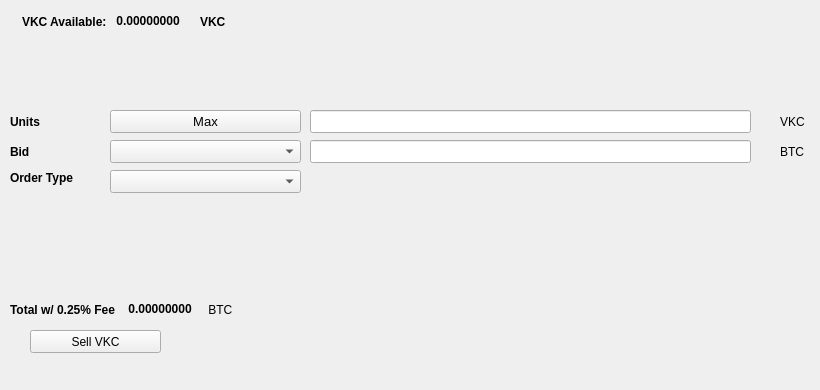
   <widget class="QWidget" name="SellTab">
    <attribute name="title">
     <string>Sell</string>
    </attribute>
    <widget class="QLabel" name="label_16">
     <property name="geometry">
      <rect>
       <x>780</x>
       <y>140</y>
       <width>31</width>
       <height>23</height>
      </rect>
     </property>
     <property name="text">
      <string>BTC</string>
     </property>
    </widget>
    <widget class="QComboBox" name="SellBidcomboBox">
     <property name="geometry">
      <rect>
       <x>110</x>
       <y>140</y>
       <width>191</width>
       <height>23</height>
      </rect>
     </property>
     <property name="font">
      <font>
       <pointsize>10</pointsize>
      </font>
     </property>
    </widget>
    <widget class="QLabel" name="label_18">
     <property name="geometry">
      <rect>
       <x>10</x>
       <y>110</y>
       <width>46</width>
       <height>23</height>
      </rect>
     </property>
     <property name="font">
      <font>
       <weight>75</weight>
       <bold>true</bold>
      </font>
     </property>
     <property name="text">
      <string>Units</string>
     </property>
    </widget>
    <widget class="QPushButton" name="Sell_Max_Amount">
     <property name="geometry">
      <rect>
       <x>110</x>
       <y>110</y>
       <width>191</width>
       <height>23</height>
      </rect>
     </property>
     <property name="font">
      <font>
       <pointsize>10</pointsize>
      </font>
     </property>
     <property name="text">
      <string>Max</string>
     </property>
    </widget>
    <widget class="QLabel" name="label_20">
     <property name="geometry">
      <rect>
       <x>10</x>
       <y>170</y>
       <width>91</width>
       <height>16</height>
      </rect>
     </property>
     <property name="font">
      <font>
       <weight>75</weight>
       <bold>true</bold>
      </font>
     </property>
     <property name="text">
      <string>Order Type</string>
     </property>
    </widget>
    <widget class="QComboBox" name="SellOrdertypeCombo">
     <property name="geometry">
      <rect>
       <x>110</x>
       <y>170</y>
       <width>191</width>
       <height>23</height>
      </rect>
     </property>
     <property name="font">
      <font>
       <pointsize>10</pointsize>
      </font>
     </property>
    </widget>
    <widget class="QLabel" name="label_21">
     <property name="geometry">
      <rect>
       <x>10</x>
       <y>140</y>
       <width>46</width>
       <height>23</height>
      </rect>
     </property>
     <property name="font">
      <font>
       <weight>75</weight>
       <bold>true</bold>
      </font>
     </property>
     <property name="text">
      <string>Bid</string>
     </property>
    </widget>
    <widget class="QLabel" name="label_22">
     <property name="geometry">
      <rect>
       <x>780</x>
       <y>110</y>
       <width>31</width>
       <height>23</height>
      </rect>
     </property>
     <property name="text">
      <string>VKC</string>
     </property>
    </widget>
    <widget class="QLineEdit" name="UnitsInputVKC">
     <property name="geometry">
      <rect>
       <x>310</x>
       <y>110</y>
       <width>441</width>
       <height>23</height>
      </rect>
     </property>
     <property name="font">
      <font>
       <pointsize>9</pointsize>
       <weight>75</weight>
       <bold>true</bold>
      </font>
     </property>
    </widget>
    <widget class="QLineEdit" name="SellBidPriceEdit">
     <property name="geometry">
      <rect>
       <x>310</x>
       <y>140</y>
       <width>441</width>
       <height>23</height>
      </rect>
     </property>
     <property name="font">
      <font>
       <pointsize>9</pointsize>
       <weight>75</weight>
       <bold>true</bold>
      </font>
     </property>
    </widget>
    <widget class="QPushButton" name="SellVKCBTN">
     <property name="geometry">
      <rect>
       <x>30</x>
       <y>330</y>
       <width>131</width>
       <height>23</height>
      </rect>
     </property>
     <property name="text">
      <string>Sell VKC</string>
     </property>
     <property name="icon">
      <iconset resource="../vkc">
       <normaloff>:/icons/bitcoin</normaloff>:/icons/bitcoin</iconset>
     </property>
    </widget>
    <widget class="QWidget" name="layoutWidget3">
     <property name="geometry">
      <rect>
       <x>22</x>
       <y>12</y>
       <width>258</width>
       <height>19</height>
      </rect>
     </property>
     <layout class="QHBoxLayout" name="horizontalLayout">
      <item>
       <widget class="QLabel" name="label232_2">
        <property name="font">
         <font>
          <weight>75</weight>
          <bold>true</bold>
         </font>
        </property>
        <property name="text">
         <string>VKC Available:</string>
        </property>
       </widget>
      </item>
      <item>
       <widget class="QLabel" name="VKCAvailableLabel">
        <property name="palette">
         <palette>
          <active>
           <colorrole role="WindowText">
            <brush brushstyle="SolidPattern">
             <color alpha="255">
              <red>0</red>
              <green>0</green>
              <blue>0</blue>
             </color>
            </brush>
           </colorrole>
           <colorrole role="Button">
            <brush brushstyle="SolidPattern">
             <color alpha="255">
              <red>0</red>
              <green>170</green>
              <blue>0</blue>
             </color>
            </brush>
           </colorrole>
           <colorrole role="Light">
            <brush brushstyle="SolidPattern">
             <color alpha="255">
              <red>0</red>
              <green>255</green>
              <blue>0</blue>
             </color>
            </brush>
           </colorrole>
           <colorrole role="Midlight">
            <brush brushstyle="SolidPattern">
             <color alpha="255">
              <red>0</red>
              <green>212</green>
              <blue>0</blue>
             </color>
            </brush>
           </colorrole>
           <colorrole role="Dark">
            <brush brushstyle="SolidPattern">
             <color alpha="255">
              <red>0</red>
              <green>85</green>
              <blue>0</blue>
             </color>
            </brush>
           </colorrole>
           <colorrole role="Mid">
            <brush brushstyle="SolidPattern">
             <color alpha="255">
              <red>0</red>
              <green>113</green>
              <blue>0</blue>
             </color>
            </brush>
           </colorrole>
           <colorrole role="Text">
            <brush brushstyle="SolidPattern">
             <color alpha="255">
              <red>0</red>
              <green>170</green>
              <blue>0</blue>
             </color>
            </brush>
           </colorrole>
           <colorrole role="BrightText">
            <brush brushstyle="SolidPattern">
             <color alpha="255">
              <red>255</red>
              <green>255</green>
              <blue>255</blue>
             </color>
            </brush>
           </colorrole>
           <colorrole role="ButtonText">
            <brush brushstyle="SolidPattern">
             <color alpha="255">
              <red>0</red>
              <green>0</green>
              <blue>0</blue>
             </color>
            </brush>
           </colorrole>
           <colorrole role="Base">
            <brush brushstyle="SolidPattern">
             <color alpha="255">
              <red>255</red>
              <green>255</green>
              <blue>255</blue>
             </color>
            </brush>
           </colorrole>
           <colorrole role="Window">
            <brush brushstyle="SolidPattern">
             <color alpha="255">
              <red>0</red>
              <green>170</green>
              <blue>0</blue>
             </color>
            </brush>
           </colorrole>
           <colorrole role="Shadow">
            <brush brushstyle="SolidPattern">
             <color alpha="255">
              <red>0</red>
              <green>0</green>
              <blue>0</blue>
             </color>
            </brush>
           </colorrole>
           <colorrole role="AlternateBase">
            <brush brushstyle="SolidPattern">
             <color alpha="255">
              <red>127</red>
              <green>212</green>
              <blue>127</blue>
             </color>
            </brush>
           </colorrole>
           <colorrole role="ToolTipBase">
            <brush brushstyle="SolidPattern">
             <color alpha="255">
              <red>255</red>
              <green>255</green>
              <blue>220</blue>
             </color>
            </brush>
           </colorrole>
           <colorrole role="ToolTipText">
            <brush brushstyle="SolidPattern">
             <color alpha="255">
              <red>0</red>
              <green>0</green>
              <blue>0</blue>
             </color>
            </brush>
           </colorrole>
          </active>
          <inactive>
           <colorrole role="WindowText">
            <brush brushstyle="SolidPattern">
             <color alpha="255">
              <red>0</red>
              <green>0</green>
              <blue>0</blue>
             </color>
            </brush>
           </colorrole>
           <colorrole role="Button">
            <brush brushstyle="SolidPattern">
             <color alpha="255">
              <red>0</red>
              <green>170</green>
              <blue>0</blue>
             </color>
            </brush>
           </colorrole>
           <colorrole role="Light">
            <brush brushstyle="SolidPattern">
             <color alpha="255">
              <red>0</red>
              <green>255</green>
              <blue>0</blue>
             </color>
            </brush>
           </colorrole>
           <colorrole role="Midlight">
            <brush brushstyle="SolidPattern">
             <color alpha="255">
              <red>0</red>
              <green>212</green>
              <blue>0</blue>
             </color>
            </brush>
           </colorrole>
           <colorrole role="Dark">
            <brush brushstyle="SolidPattern">
             <color alpha="255">
              <red>0</red>
              <green>85</green>
              <blue>0</blue>
             </color>
            </brush>
           </colorrole>
           <colorrole role="Mid">
            <brush brushstyle="SolidPattern">
             <color alpha="255">
              <red>0</red>
              <green>113</green>
              <blue>0</blue>
             </color>
            </brush>
           </colorrole>
           <colorrole role="Text">
            <brush brushstyle="SolidPattern">
             <color alpha="255">
              <red>0</red>
              <green>170</green>
              <blue>0</blue>
             </color>
            </brush>
           </colorrole>
           <colorrole role="BrightText">
            <brush brushstyle="SolidPattern">
             <color alpha="255">
              <red>255</red>
              <green>255</green>
              <blue>255</blue>
             </color>
            </brush>
           </colorrole>
           <colorrole role="ButtonText">
            <brush brushstyle="SolidPattern">
             <color alpha="255">
              <red>0</red>
              <green>0</green>
              <blue>0</blue>
             </color>
            </brush>
           </colorrole>
           <colorrole role="Base">
            <brush brushstyle="SolidPattern">
             <color alpha="255">
              <red>255</red>
              <green>255</green>
              <blue>255</blue>
             </color>
            </brush>
           </colorrole>
           <colorrole role="Window">
            <brush brushstyle="SolidPattern">
             <color alpha="255">
              <red>0</red>
              <green>170</green>
              <blue>0</blue>
             </color>
            </brush>
           </colorrole>
           <colorrole role="Shadow">
            <brush brushstyle="SolidPattern">
             <color alpha="255">
              <red>0</red>
              <green>0</green>
              <blue>0</blue>
             </color>
            </brush>
           </colorrole>
           <colorrole role="AlternateBase">
            <brush brushstyle="SolidPattern">
             <color alpha="255">
              <red>127</red>
              <green>212</green>
              <blue>127</blue>
             </color>
            </brush>
           </colorrole>
           <colorrole role="ToolTipBase">
            <brush brushstyle="SolidPattern">
             <color alpha="255">
              <red>255</red>
              <green>255</green>
              <blue>220</blue>
             </color>
            </brush>
           </colorrole>
           <colorrole role="ToolTipText">
            <brush brushstyle="SolidPattern">
             <color alpha="255">
              <red>0</red>
              <green>0</green>
              <blue>0</blue>
             </color>
            </brush>
           </colorrole>
          </inactive>
          <disabled>
           <colorrole role="WindowText">
            <brush brushstyle="SolidPattern">
             <color alpha="255">
              <red>0</red>
              <green>85</green>
              <blue>0</blue>
             </color>
            </brush>
           </colorrole>
           <colorrole role="Button">
            <brush brushstyle="SolidPattern">
             <color alpha="255">
              <red>0</red>
              <green>170</green>
              <blue>0</blue>
             </color>
            </brush>
           </colorrole>
           <colorrole role="Light">
            <brush brushstyle="SolidPattern">
             <color alpha="255">
              <red>0</red>
              <green>255</green>
              <blue>0</blue>
             </color>
            </brush>
           </colorrole>
           <colorrole role="Midlight">
            <brush brushstyle="SolidPattern">
             <color alpha="255">
              <red>0</red>
              <green>212</green>
              <blue>0</blue>
             </color>
            </brush>
           </colorrole>
           <colorrole role="Dark">
            <brush brushstyle="SolidPattern">
             <color alpha="255">
              <red>0</red>
              <green>85</green>
              <blue>0</blue>
             </color>
            </brush>
           </colorrole>
           <colorrole role="Mid">
            <brush brushstyle="SolidPattern">
             <color alpha="255">
              <red>0</red>
              <green>113</green>
              <blue>0</blue>
             </color>
            </brush>
           </colorrole>
           <colorrole role="Text">
            <brush brushstyle="SolidPattern">
             <color alpha="255">
              <red>0</red>
              <green>85</green>
              <blue>0</blue>
             </color>
            </brush>
           </colorrole>
           <colorrole role="BrightText">
            <brush brushstyle="SolidPattern">
             <color alpha="255">
              <red>255</red>
              <green>255</green>
              <blue>255</blue>
             </color>
            </brush>
           </colorrole>
           <colorrole role="ButtonText">
            <brush brushstyle="SolidPattern">
             <color alpha="255">
              <red>0</red>
              <green>85</green>
              <blue>0</blue>
             </color>
            </brush>
           </colorrole>
           <colorrole role="Base">
            <brush brushstyle="SolidPattern">
             <color alpha="255">
              <red>0</red>
              <green>170</green>
              <blue>0</blue>
             </color>
            </brush>
           </colorrole>
           <colorrole role="Window">
            <brush brushstyle="SolidPattern">
             <color alpha="255">
              <red>0</red>
              <green>170</green>
              <blue>0</blue>
             </color>
            </brush>
           </colorrole>
           <colorrole role="Shadow">
            <brush brushstyle="SolidPattern">
             <color alpha="255">
              <red>0</red>
              <green>0</green>
              <blue>0</blue>
             </color>
            </brush>
           </colorrole>
           <colorrole role="AlternateBase">
            <brush brushstyle="SolidPattern">
             <color alpha="255">
              <red>0</red>
              <green>170</green>
              <blue>0</blue>
             </color>
            </brush>
           </colorrole>
           <colorrole role="ToolTipBase">
            <brush brushstyle="SolidPattern">
             <color alpha="255">
              <red>255</red>
              <green>255</green>
              <blue>220</blue>
             </color>
            </brush>
           </colorrole>
           <colorrole role="ToolTipText">
            <brush brushstyle="SolidPattern">
             <color alpha="255">
              <red>0</red>
              <green>0</green>
              <blue>0</blue>
             </color>
            </brush>
           </colorrole>
          </disabled>
         </palette>
        </property>
        <property name="font">
         <font>
          <weight>75</weight>
          <bold>true</bold>
         </font>
        </property>
        <property name="text">
         <string> 0.00000000 </string>
        </property>
        <property name="textInteractionFlags">
         <set>Qt::LinksAccessibleByMouse|Qt::TextSelectableByKeyboard|Qt::TextSelectableByMouse</set>
        </property>
       </widget>
      </item>
      <item>
       <widget class="QLabel" name="labelVKC">
        <property name="font">
         <font>
          <weight>75</weight>
          <bold>true</bold>
         </font>
        </property>
        <property name="text">
         <string>VKC</string>
        </property>
       </widget>
      </item>
     </layout>
    </widget>
    <widget class="QWidget" name="layoutWidget">
     <property name="geometry">
      <rect>
       <x>10</x>
       <y>300</y>
       <width>268</width>
       <height>19</height>
      </rect>
     </property>
     <layout class="QHBoxLayout" name="horizontalLayout_2">
      <item>
       <widget class="QLabel" name="label_19">
        <property name="font">
         <font>
          <weight>75</weight>
          <bold>true</bold>
         </font>
        </property>
        <property name="text">
         <string>Total w/ 0.25% Fee </string>
        </property>
       </widget>
      </item>
      <item>
       <widget class="QLabel" name="SellCostLabel">
        <property name="palette">
         <palette>
          <active>
           <colorrole role="WindowText">
            <brush brushstyle="SolidPattern">
             <color alpha="255">
              <red>0</red>
              <green>0</green>
              <blue>0</blue>
             </color>
            </brush>
           </colorrole>
           <colorrole role="Button">
            <brush brushstyle="SolidPattern">
             <color alpha="255">
              <red>0</red>
              <green>170</green>
              <blue>0</blue>
             </color>
            </brush>
           </colorrole>
           <colorrole role="Light">
            <brush brushstyle="SolidPattern">
             <color alpha="255">
              <red>0</red>
              <green>255</green>
              <blue>0</blue>
             </color>
            </brush>
           </colorrole>
           <colorrole role="Midlight">
            <brush brushstyle="SolidPattern">
             <color alpha="255">
              <red>0</red>
              <green>212</green>
              <blue>0</blue>
             </color>
            </brush>
           </colorrole>
           <colorrole role="Dark">
            <brush brushstyle="SolidPattern">
             <color alpha="255">
              <red>0</red>
              <green>85</green>
              <blue>0</blue>
             </color>
            </brush>
           </colorrole>
           <colorrole role="Mid">
            <brush brushstyle="SolidPattern">
             <color alpha="255">
              <red>0</red>
              <green>113</green>
              <blue>0</blue>
             </color>
            </brush>
           </colorrole>
           <colorrole role="Text">
            <brush brushstyle="SolidPattern">
             <color alpha="255">
              <red>0</red>
              <green>170</green>
              <blue>0</blue>
             </color>
            </brush>
           </colorrole>
           <colorrole role="BrightText">
            <brush brushstyle="SolidPattern">
             <color alpha="255">
              <red>255</red>
              <green>255</green>
              <blue>255</blue>
             </color>
            </brush>
           </colorrole>
           <colorrole role="ButtonText">
            <brush brushstyle="SolidPattern">
             <color alpha="255">
              <red>0</red>
              <green>0</green>
              <blue>0</blue>
             </color>
            </brush>
           </colorrole>
           <colorrole role="Base">
            <brush brushstyle="SolidPattern">
             <color alpha="255">
              <red>255</red>
              <green>255</green>
              <blue>255</blue>
             </color>
            </brush>
           </colorrole>
           <colorrole role="Window">
            <brush brushstyle="SolidPattern">
             <color alpha="255">
              <red>0</red>
              <green>170</green>
              <blue>0</blue>
             </color>
            </brush>
           </colorrole>
           <colorrole role="Shadow">
            <brush brushstyle="SolidPattern">
             <color alpha="255">
              <red>0</red>
              <green>0</green>
              <blue>0</blue>
             </color>
            </brush>
           </colorrole>
           <colorrole role="AlternateBase">
            <brush brushstyle="SolidPattern">
             <color alpha="255">
              <red>127</red>
              <green>212</green>
              <blue>127</blue>
             </color>
            </brush>
           </colorrole>
           <colorrole role="ToolTipBase">
            <brush brushstyle="SolidPattern">
             <color alpha="255">
              <red>255</red>
              <green>255</green>
              <blue>220</blue>
             </color>
            </brush>
           </colorrole>
           <colorrole role="ToolTipText">
            <brush brushstyle="SolidPattern">
             <color alpha="255">
              <red>0</red>
              <green>0</green>
              <blue>0</blue>
             </color>
            </brush>
           </colorrole>
          </active>
          <inactive>
           <colorrole role="WindowText">
            <brush brushstyle="SolidPattern">
             <color alpha="255">
              <red>0</red>
              <green>0</green>
              <blue>0</blue>
             </color>
            </brush>
           </colorrole>
           <colorrole role="Button">
            <brush brushstyle="SolidPattern">
             <color alpha="255">
              <red>0</red>
              <green>170</green>
              <blue>0</blue>
             </color>
            </brush>
           </colorrole>
           <colorrole role="Light">
            <brush brushstyle="SolidPattern">
             <color alpha="255">
              <red>0</red>
              <green>255</green>
              <blue>0</blue>
             </color>
            </brush>
           </colorrole>
           <colorrole role="Midlight">
            <brush brushstyle="SolidPattern">
             <color alpha="255">
              <red>0</red>
              <green>212</green>
              <blue>0</blue>
             </color>
            </brush>
           </colorrole>
           <colorrole role="Dark">
            <brush brushstyle="SolidPattern">
             <color alpha="255">
              <red>0</red>
              <green>85</green>
              <blue>0</blue>
             </color>
            </brush>
           </colorrole>
           <colorrole role="Mid">
            <brush brushstyle="SolidPattern">
             <color alpha="255">
              <red>0</red>
              <green>113</green>
              <blue>0</blue>
             </color>
            </brush>
           </colorrole>
           <colorrole role="Text">
            <brush brushstyle="SolidPattern">
             <color alpha="255">
              <red>0</red>
              <green>170</green>
              <blue>0</blue>
             </color>
            </brush>
           </colorrole>
           <colorrole role="BrightText">
            <brush brushstyle="SolidPattern">
             <color alpha="255">
              <red>255</red>
              <green>255</green>
              <blue>255</blue>
             </color>
            </brush>
           </colorrole>
           <colorrole role="ButtonText">
            <brush brushstyle="SolidPattern">
             <color alpha="255">
              <red>0</red>
              <green>0</green>
              <blue>0</blue>
             </color>
            </brush>
           </colorrole>
           <colorrole role="Base">
            <brush brushstyle="SolidPattern">
             <color alpha="255">
              <red>255</red>
              <green>255</green>
              <blue>255</blue>
             </color>
            </brush>
           </colorrole>
           <colorrole role="Window">
            <brush brushstyle="SolidPattern">
             <color alpha="255">
              <red>0</red>
              <green>170</green>
              <blue>0</blue>
             </color>
            </brush>
           </colorrole>
           <colorrole role="Shadow">
            <brush brushstyle="SolidPattern">
             <color alpha="255">
              <red>0</red>
              <green>0</green>
              <blue>0</blue>
             </color>
            </brush>
           </colorrole>
           <colorrole role="AlternateBase">
            <brush brushstyle="SolidPattern">
             <color alpha="255">
              <red>127</red>
              <green>212</green>
              <blue>127</blue>
             </color>
            </brush>
           </colorrole>
           <colorrole role="ToolTipBase">
            <brush brushstyle="SolidPattern">
             <color alpha="255">
              <red>255</red>
              <green>255</green>
              <blue>220</blue>
             </color>
            </brush>
           </colorrole>
           <colorrole role="ToolTipText">
            <brush brushstyle="SolidPattern">
             <color alpha="255">
              <red>0</red>
              <green>0</green>
              <blue>0</blue>
             </color>
            </brush>
           </colorrole>
          </inactive>
          <disabled>
           <colorrole role="WindowText">
            <brush brushstyle="SolidPattern">
             <color alpha="255">
              <red>0</red>
              <green>85</green>
              <blue>0</blue>
             </color>
            </brush>
           </colorrole>
           <colorrole role="Button">
            <brush brushstyle="SolidPattern">
             <color alpha="255">
              <red>0</red>
              <green>170</green>
              <blue>0</blue>
             </color>
            </brush>
           </colorrole>
           <colorrole role="Light">
            <brush brushstyle="SolidPattern">
             <color alpha="255">
              <red>0</red>
              <green>255</green>
              <blue>0</blue>
             </color>
            </brush>
           </colorrole>
           <colorrole role="Midlight">
            <brush brushstyle="SolidPattern">
             <color alpha="255">
              <red>0</red>
              <green>212</green>
              <blue>0</blue>
             </color>
            </brush>
           </colorrole>
           <colorrole role="Dark">
            <brush brushstyle="SolidPattern">
             <color alpha="255">
              <red>0</red>
              <green>85</green>
              <blue>0</blue>
             </color>
            </brush>
           </colorrole>
           <colorrole role="Mid">
            <brush brushstyle="SolidPattern">
             <color alpha="255">
              <red>0</red>
              <green>113</green>
              <blue>0</blue>
             </color>
            </brush>
           </colorrole>
           <colorrole role="Text">
            <brush brushstyle="SolidPattern">
             <color alpha="255">
              <red>0</red>
              <green>85</green>
              <blue>0</blue>
             </color>
            </brush>
           </colorrole>
           <colorrole role="BrightText">
            <brush brushstyle="SolidPattern">
             <color alpha="255">
              <red>255</red>
              <green>255</green>
              <blue>255</blue>
             </color>
            </brush>
           </colorrole>
           <colorrole role="ButtonText">
            <brush brushstyle="SolidPattern">
             <color alpha="255">
              <red>0</red>
              <green>85</green>
              <blue>0</blue>
             </color>
            </brush>
           </colorrole>
           <colorrole role="Base">
            <brush brushstyle="SolidPattern">
             <color alpha="255">
              <red>0</red>
              <green>170</green>
              <blue>0</blue>
             </color>
            </brush>
           </colorrole>
           <colorrole role="Window">
            <brush brushstyle="SolidPattern">
             <color alpha="255">
              <red>0</red>
              <green>170</green>
              <blue>0</blue>
             </color>
            </brush>
           </colorrole>
           <colorrole role="Shadow">
            <brush brushstyle="SolidPattern">
             <color alpha="255">
              <red>0</red>
              <green>0</green>
              <blue>0</blue>
             </color>
            </brush>
           </colorrole>
           <colorrole role="AlternateBase">
            <brush brushstyle="SolidPattern">
             <color alpha="255">
              <red>0</red>
              <green>170</green>
              <blue>0</blue>
             </color>
            </brush>
           </colorrole>
           <colorrole role="ToolTipBase">
            <brush brushstyle="SolidPattern">
             <color alpha="255">
              <red>255</red>
              <green>255</green>
              <blue>220</blue>
             </color>
            </brush>
           </colorrole>
           <colorrole role="ToolTipText">
            <brush brushstyle="SolidPattern">
             <color alpha="255">
              <red>0</red>
              <green>0</green>
              <blue>0</blue>
             </color>
            </brush>
           </colorrole>
          </disabled>
         </palette>
        </property>
        <property name="font">
         <font>
          <weight>75</weight>
          <bold>true</bold>
         </font>
        </property>
        <property name="autoFillBackground">
         <bool>false</bool>
        </property>
        <property name="text">
         <string> 0.00000000</string>
        </property>
        <property name="textInteractionFlags">
         <set>Qt::LinksAccessibleByMouse|Qt::TextSelectableByMouse</set>
        </property>
       </widget>
      </item>
      <item>
       <widget class="QLabel" name="label_17">
        <property name="font">
         <font>
          <weight>50</weight>
          <bold>false</bold>
         </font>
        </property>
        <property name="text">
         <string> BTC</string>
        </property>
       </widget>
      </item>
     </layout>
    </widget>
    <widget class="QLabel" name="label_23">
     <property name="geometry">
      <rect>
       <x>460</x>
       <y>300</y>
       <width>281</width>
       <height>81</height>
      </rect>
     </property>
     <property name="text">
      <string/>
     </property>
     <property name="pixmap">
      <pixmap>:/images/bittrex</pixmap>
     </property>
    </widget>
   </widget>
